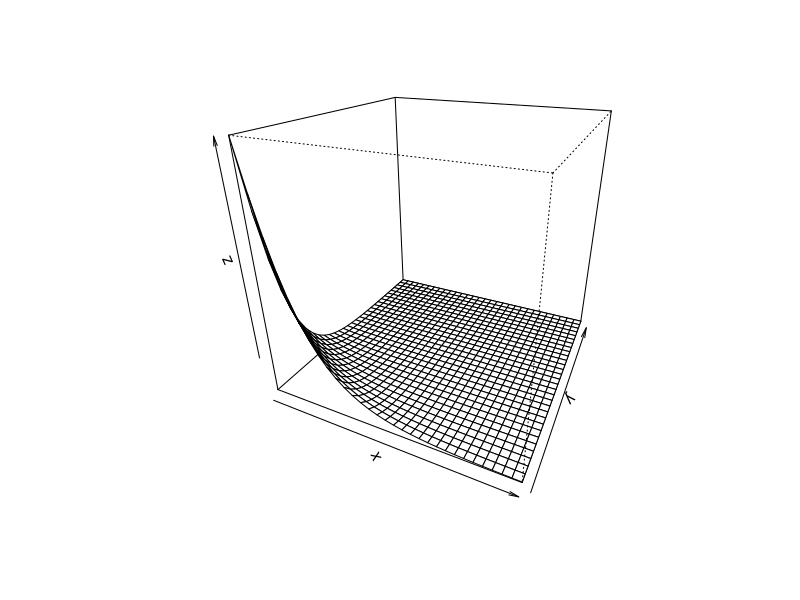
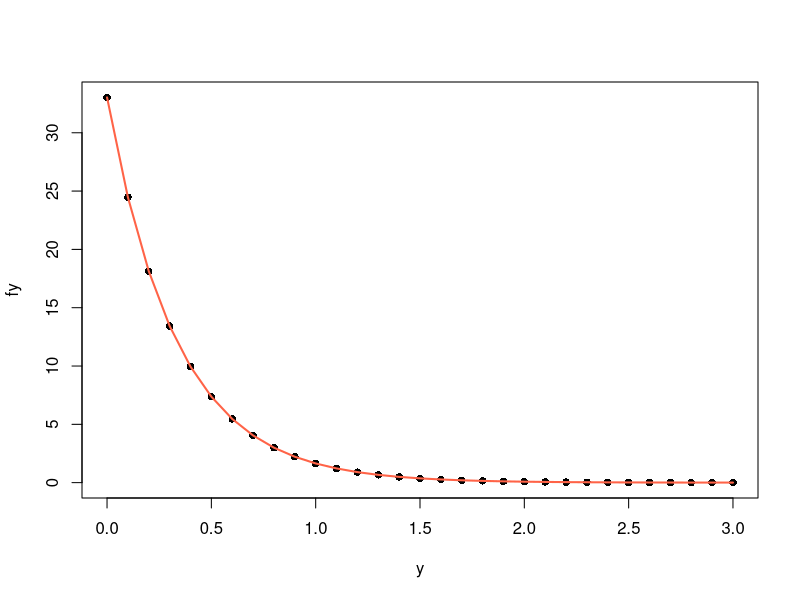
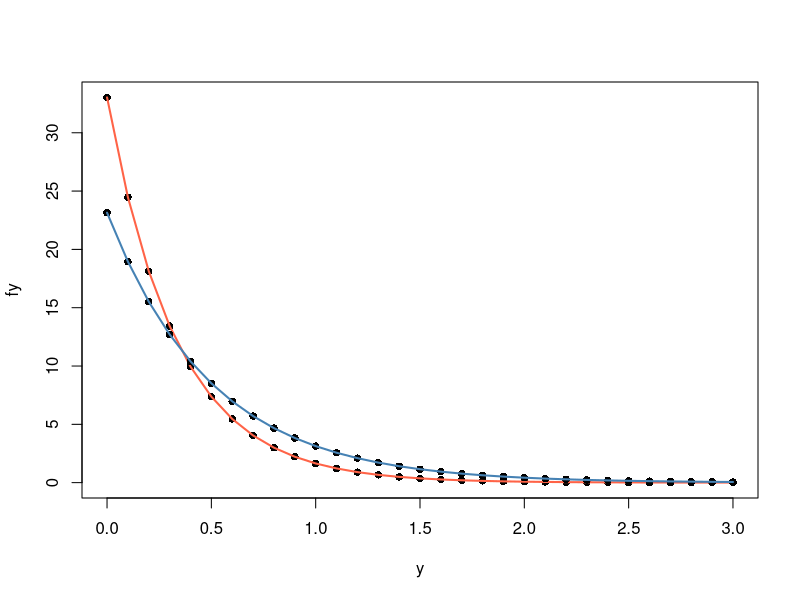
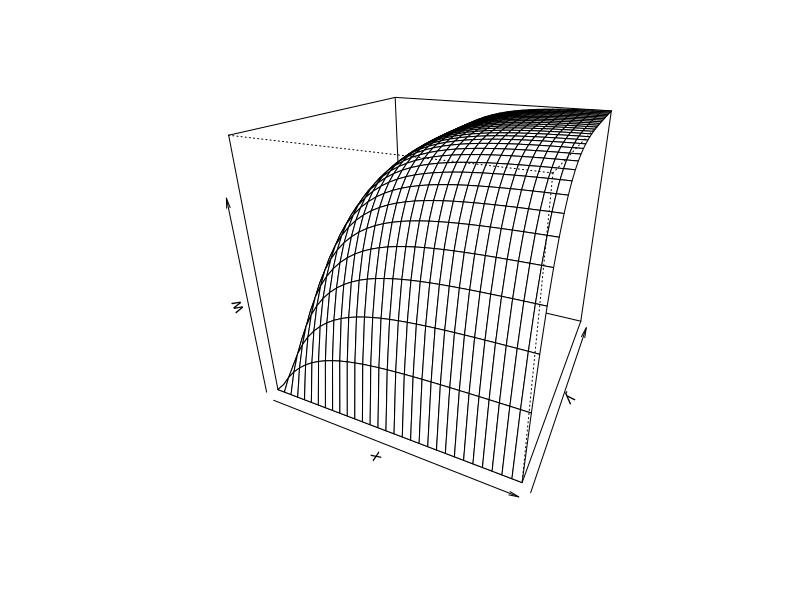
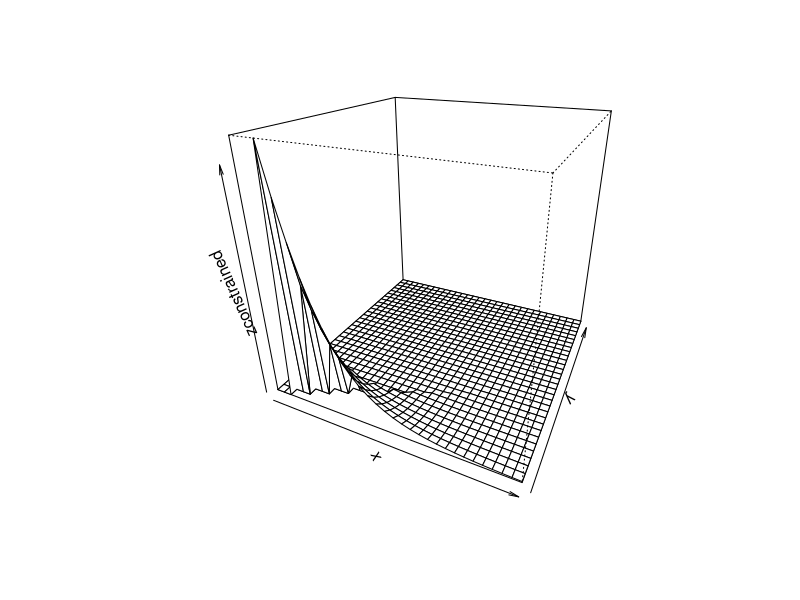

Reproduce these figures in R, in order.
## ---- chunk 1
knitr::opts_chunk$set(echo = TRUE)
## ---- chunk 2
f <- function(x, y) {
  6 * exp(-2 * x - 3 * y)
}

dx <- .1
dy <- .1
x <- seq(0, 3, by = dx)
y <- seq(0, 3, by = dy)
z <- outer(x, y, f)
persp(x, y, z, theta = 25, phi = 25)
## ---- chunk 3
fy <- colSums(z)
plot(y, fy, pch = 16)
lines(y, fy, col = "tomato", lwd = 2)
## ---- chunk 4
fx <- rowSums(z)
plot(y, fy, pch = 16)
lines(y, fy, col = "tomato", lwd = 2)
points(x, fx, pch = 16)
lines(x, fx, col = "steelblue", lwd = 2)
## ---- chunk 5
Fxy <- function(x, y) {
  exp(-3*y - 2*x) - exp(-2*x) - exp(-3*y) + 1
}
w <- outer(x, y, Fxy)
persp(x, y, w, theta = 25, phi = 25)
## ---- chunk 6
zconstrained <- z
for(i in 1:nrow(zconstrained)) {
  for(j in floor(.5*i):ncol(zconstrained)){
    zconstrained[i, j] <- 0
  }
}
persp(x, y, zconstrained, theta = 25, phi = 25)
## ---- chunk 7
sum(zconstrained * dx * dx)
## ---- chunk 8
mean(zconstrained[zconstrained > 0])*9/4
## ---- chunk 9
n <- 1e6
x <- rexp(n, rate = 2)
y <- rexp(n, rate = 3)
mean(y<.5*x)
## ---- chunk 10
cov(x, y)
cor(x, y)
